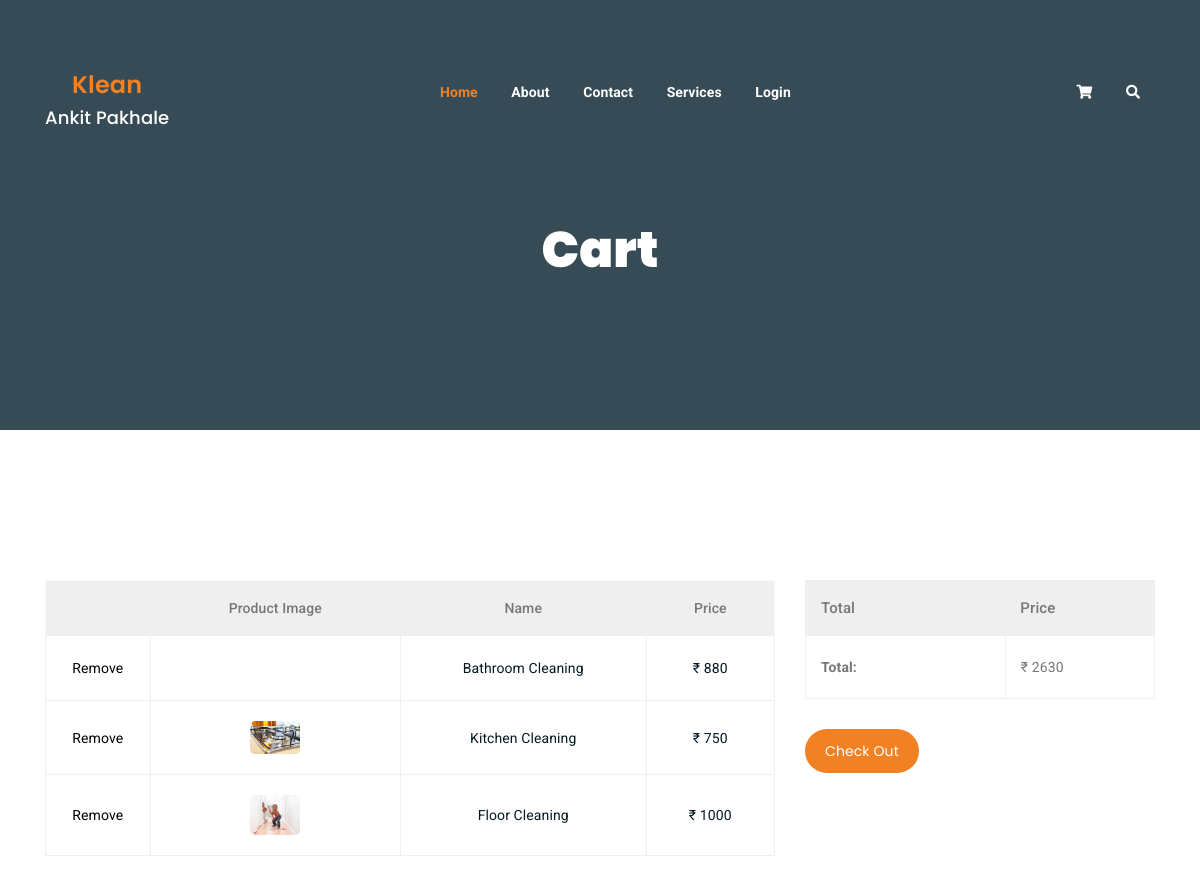
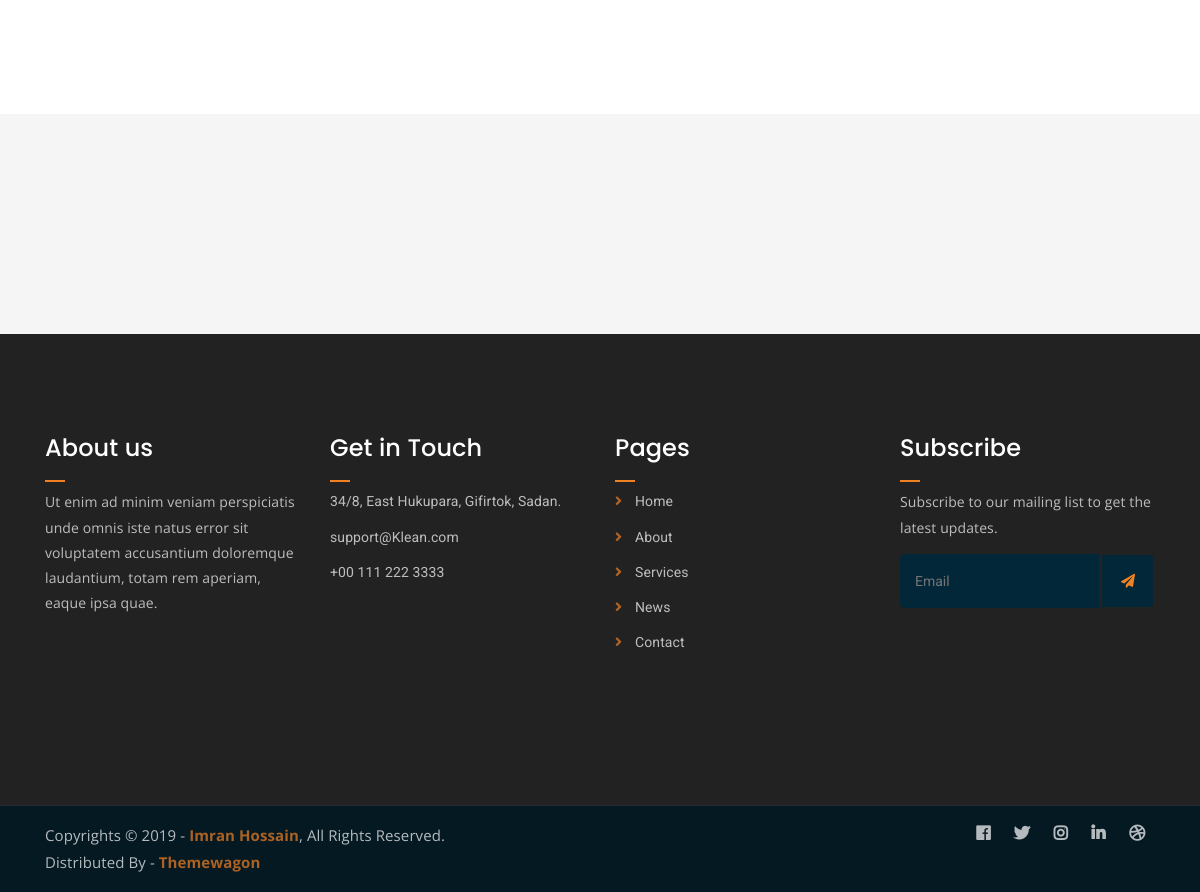
/buy/cart/ (signed in), run on the app's committed database (2 pictures, top to bottom).
### USER/models.py (models this page shows)
class Registration(models.Model):
    Name = models.CharField(max_length=30)
    Email = models.EmailField(default='')
    Password = models.CharField(max_length=10)
    def __str__(self) -> str:
        return self.Name

### CART/models.py (models this page shows, shortened)
class Mycart(models.Model):
    person = models.ForeignKey(Registration, on_delete=models.CASCADE)
    product = models.ForeignKey(Service, on_delete=models.CASCADE)
    status = models.BooleanField(default=False)
    added_on = models.DateTimeField(auto_now_add=True, null=True)
    update_on = models.DateTimeField(auto_now_add=True, null=True)

### HOME/models.py (models this page shows, shortened)
class Service(models.Model):
    Service_Name = models.CharField(max_length=40)
    Price = models.IntegerField(default='')
    Image = models.ImageField(upload_to= 'new_img', blank = True)

### CART/views.py (the view)
# urls.py: path('cart/', cart_page, name="Cart"),
def cart_page(request):
    if request.session.has_key('name'):
        per = Registration.objects.get(Name = request.session['name'])
        item = Mycart.objects.filter(person_id=per.id, status = False)
        obj = Mycart.objects.filter(person_id = per.id, status = False)
        num = Mycart.objects.filter(person_id=per.id, status = False).count()
        cn = Registration.objects.get(Name = request.session['name'])
        total = 0
        for q in item:
            total = total + q.product.Price
        print(total)
        return render(request,'CART/cart.html', {'per': per, 'x': obj, 'final': total, 'cn' : cn })
    else:
        return render(request, 'CART/cart.html')

### CART/templates/CART/cart.html (shortened to what this page needs)
{% extends 'CART/base.html' %}
{% load static %}
{% block content %}
	<div class="breadcrumb-section breadcrumb-bg">
		<div class="container">
			<div class="row">
				<div class="col-lg-8 offset-lg-2 text-center">
					<div class="breadcrumb-text">
						<h1>Cart</h1>
					</div>
				</div>
			</div>
		</div>
	</div>
	<div class="cart-section mt-150 mb-150">
		<div class="container">
			<div class="row">
				<div class="col-lg-8 col-md-12">
					<div class="cart-table-wrap">
						<table class="cart-table">
							<thead class="cart-table-head">
								<tr class="table-head-row">
									<th class="product-remove"></th>
									<th class="product-image">Product Image</th>
									<th class="product-name">Name</th>
									<th class="product-price">Price</th>
								</tr>
							</thead>
							{% for i in x %}
							<tbody>
								<tr class="table-body-row">
									<td class="product-remove"><a href="{%  url 'Remove' i.id %}" style="color: black;"  >Remove</i></a></td>
									<td class="product-image"><img src=" {{i.product.Image.url}} " alt=""></td>
									<td class="product-name">{{ i.product.Service_Name }}</td>
									<td class="product-price"> ₹ {{ i.product.Price }}</td>
								</tr>
							</tbody>
							{% endfor %}
						</table>
					</div>
				</div>
				<div class="col-lg-4">
					<div class="total-section">
						<table class="total-table">
							<thead class="total-table-head">
								<tr class="table-total-row">
									<th>Total</th>
									<th>Price</th>
								</tr>
							</thead>
							<tbody>
								<tr class="total-data">
									<td><strong>Total: </strong></td>
									<td> ₹ {{ final }}</td>
								</tr>
							</tbody>
						</table>
						<div class="cart-buttons">
							<a href=" {%  url 'Checkout' %} " class="boxed-btn black">Check Out</a>
						</div>
					</div>
				</div>
			</div>
		</div>
	</div>
	<div class="logo-carousel-section">
		<div class="container">
			<div class="row">
				<div class="col-lg-12">
					<div class="logo-carousel-inner">
						<div class="single-logo-item">
							<img src=" {% static 'assets/img/company-logos/1.png' %} " alt="">
						</div>
						<div class="single-logo-item">
							<img src=" {% static 'assets/img/company-logos/2.png' %} " alt="">
						</div>
						<div class="single-logo-item">
							<img src=" {% static 'assets/img/company-logos/3.png' %} " alt="">
						</div>
						<div class="single-logo-item">
							<img src=" {% static 'assets/img/company-logos/4.png' %} " alt="">
						</div>
					</div>
				</div>
			</div>
		</div>
	</div>
{% endblock %}

### CART/templates/CART/base.html (shortened to what this page needs)
{% load static %}
<!DOCTYPE html>
<html lang="en">
<head>
	<link rel="stylesheet" href=" {% static 'assets/css/all.min.css' %} ">
	<link rel="stylesheet" href=" {% static 'assets/bootstrap/css/bootstrap.min.css' %} ">
	<link rel="stylesheet" href=" {% static 'assets/css/owl.carousel.css' %} ">
	<link rel="stylesheet" href=" {% static 'assets/css/magnific-popup.css' %} ">
	<link rel="stylesheet" href=" {% static 'assets/css/animate.css' %} ">
	<link rel="stylesheet" href=" {% static 'assets/css/meanmenu.min.css' %} ">
	<link rel="stylesheet" href=" {% static 'assets/css/main.css' %} ">
	<link rel="stylesheet" href=" {% static 'assets/css/responsive.css' %} ">
    <link rel="stylesheet" href=" {% static 'css/linearicons.css' %} ">
	<link rel="stylesheet" href=" {% static 'css/owl.carousel.css' %} ">
	<link rel="stylesheet" href=" {% static 'css/themify-icons.css' %} ">
	<link rel="stylesheet" href=" {% static 'css/font-awesome.min.css' %} ">
	<link rel="stylesheet" href=" {% static 'css/nice-select.css' %} ">
	<link rel="stylesheet" href=" {% static 'css/nouislider.min.css' %} ">
	<link rel="stylesheet" href=" {% static 'css/bootstrap.css' %} ">
	<link rel="stylesheet" href=" {% static 'css/main.css' %} ">
</head>
<body>
	<div class="top-header-area" id="sticker">
		<div class="container">
			<div class="row">
				<div class="col-lg-12 col-sm-12 text-center">
					<div class="main-menu-wrap">
						<div class="site-logo">
							<a href=" {%  url 'Home' %} "><h3 style="color: #F28123; font-weight: 600;">Klean <br> <h4 style="color: white;"> {{ NAAM }} {{Head}} {{ serv }} {{ sing }} {{ cn }} </h4> </h3>
							</a>
						</div>
						<nav class="main-menu">
							<ul>
								<li class="current-list-item"><a href="{%  url 'Home' %}">Home</a>
								</li>
								<li><a href=" {% static 'about.html' %} ">About</a></li>
								<li><a href=" {% static 'contact.html' %} ">Contact</a></li>
								<li><a href=" {%  url 'Service' %} ">Services</a>
								</li>
                                <li><a href=" {%  url 'Login' %} ">Login</a>
								</li>
								<li>
									<div class="header-icons">
										<a class="shopping-cart" href=" {%  url 'Cart' %} "><i class="fas fa-shopping-cart"></i></a>
										<a class="mobile-hide search-bar-icon" href="#"><i class="fas fa-search"></i></a>
									</div>
								</li>
							</ul>
						</nav>
					</div>
				</div>
			</div>
		</div>
	</div>
{% block content %}
{% endblock %}
<div class="footer-area">
    <div class="container">
        <div class="row">
            <div class="col-lg-3 col-md-6">
                <div class="footer-box about-widget">
                    <h2 class="widget-title">About us</h2>
                    <p>Ut enim ad minim veniam perspiciatis unde omnis iste natus error sit voluptatem accusantium doloremque laudantium, totam rem aperiam, eaque ipsa quae.</p>
                </div>
            </div>
            <div class="col-lg-3 col-md-6">
                <div class="footer-box get-in-touch">
                    <h2 class="widget-title">Get in Touch</h2>
                    <ul>
                        <li>34/8, East Hukupara, Gifirtok, Sadan.</li>
                        <li>support@Klean.com</li>
                        <li>+00 111 222 3333</li>
                    </ul>
                </div>
            </div>
            <div class="col-lg-3 col-md-6">
                <div class="footer-box pages">
                    <h2 class="widget-title">Pages</h2>
                    <ul>
                        <li><a href=" {%  url 'Home' %} ">Home</a></li>
                        <li><a href=" {% static 'about.html' %} ">About</a></li>
                        <li><a href=" {%  url 'Service' %} ">Services</a></li>
                        <li><a href=" {% static 'news.html' %} ">News</a></li>
                        <li><a href=" {% static 'contact.html' %} ">Contact</a></li>
                    </ul>
                </div>
            </div>
            <div class="col-lg-3 col-md-6">
                <div class="footer-box subscribe">
                    <h2 class="widget-title">Subscribe</h2>
                    <p>Subscribe to our mailing list to get the latest updates.</p>
                    <form action="index.html">
                        <input type="email" placeholder="Email">
                        <button type="submit"><i class="fas fa-paper-plane"></i></button>
                    </form>
                </div>
            </div>
        </div>
    </div>
</div>
<div class="copyright">
    <div class="container">
        <div class="row">
            <div class="col-lg-6 col-md-12">
                <p>Copyrights &copy; 2019 - <a href="https://imransdesign.com/">Imran Hossain</a>,  All Rights Reserved.<br>
                    Distributed By - <a href="https://themewagon.com/">Themewagon</a>
                </p>
            </div>
            <div class="col-lg-6 text-right col-md-12">
                <div class="social-icons">
                    <ul>
                        <li><a href="#" target="_blank"><i class="fab fa-facebook-f"></i></a></li>
                        <li><a href="#" target="_blank"><i class="fab fa-twitter"></i></a></li>
                        <li><a href="#" target="_blank"><i class="fab fa-instagram"></i></a></li>
                        <li><a href="#" target="_blank"><i class="fab fa-linkedin"></i></a></li>
                        <li><a href="#" target="_blank"><i class="fab fa-dribbble"></i></a></li>
                    </ul>
                </div>
            </div>
        </div>
    </div>
</div>
</body>
</html>

### HOME/static/assets/css/responsive.css (style rules this page uses)
@media only screen and (min-width: 992px) and (max-width: 1200px) { .cart-buttons a:first-child { margin-right: 0; margin-bottom: 15px; } }

### data on the page
Registration: Name "Ankit Pakhale"
Mycart: product.Service_Name "Bathroom Cleaning", product.Price "880"
Mycart: product.Image (picture), product.Service_Name "Kitchen Cleaning", product.Price "750"
Mycart: product.Image (picture), product.Service_Name "Floor Cleaning", product.Price "1000"

### other printed values
{{ final }} "2630"
